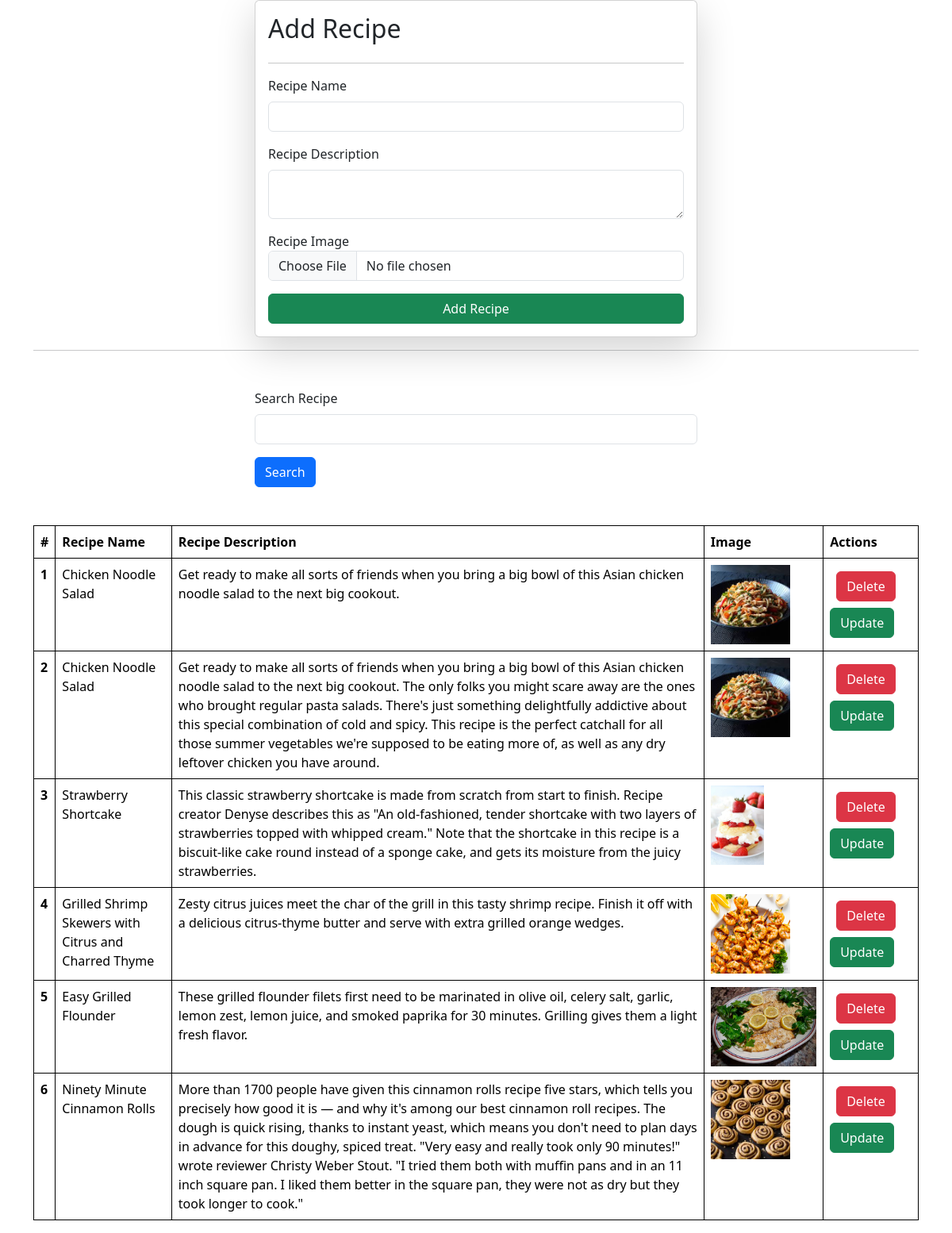
Screenshot of /recipe/ with the database file from the repository.
### recipe/models.py (models this page shows)
class Recipe(models.Model):
    recipe_name = models.CharField(max_length=100)
    recipe_description = models.TextField()
    recipe_image = models.ImageField(upload_to = 'recipe')

### recipe/views.py (the view, shortened to what this page needs)
# urls.py: path('', recipes, name = "recipes"),
def recipes(request):
   queryset = Recipe.objects.all()
   if request.GET.get('search'):
      queryset = queryset.filter(recipe_name__icontains = request.GET.get('search'))
   context = {'recipes': queryset}
   return render(request, 'recipe.html', context)

### recipe/templates/recipe.html (shortened to what this page needs)
{% extends "base.html" %}
{% block start %}
        <div class="container" mt-5>
            <form class="col-6 mx-auto card p-3 shadow-lg" method="post" enctype="multipart/form-data">
                <h2>Add Recipe</h2>
                <hr>
                <div class="mb-3">
                    <label for="exampleInputRecipeName" class="form-label">Recipe Name</label>
                    <input name="recipe_name" required type="text" class="form-control">
                </div>
                <div class="mb-3">
                    <label for="exampleInputRecipeDescription"  class="form-label">Recipe Description</label>
                    <textarea name="recipe_description" class="form-control" required></textarea>
                </div>
                <div class="mb-3">
                    <label for="exampleInputRecipeImage">Recipe Image</label>
                    <input name="recipe_image" type="file" class="form-control">
                </div>
                <button type="submit" class="btn btn-success">Add Recipe</button>
            </form>
            <hr>
            <div class="mt-5">
              <div class = "mx-auto col-6">
                <form>
                  <div class="mb-3">
                    <label for="exampleInputSearch" class="form-label">Search Recipe</label>
                    <input name="search" type="text" class="form-control">
                  </div>
                  <button type="submit" class="btn btn-primary">Search</button>
                </form>
              </div>
            </div>
            <table class="table mt-5">
                <thead>
                  <tr>
                    <th scope="col">#</th>
                    <th scope="col">Recipe Name</th>
                    <th scope="col">Recipe Description</th>
                    <th scope="col">Image</th>
                    <th scope="col">Actions</th>
                  </tr>
                </thead>
                <tbody>
                  {% for recipe in recipes %}
                  <tr>
                    <th scope="row">{{forloop.counter}}</th>
                    <td>{{recipe.recipe_name}}</td>
                    <td>{{recipe.recipe_description}}</td>
                    <td>
                        <img src="/media/{{recipe.recipe_image}}" style = "height:100px"></td>
                        <td>
                          <a href="delete-recipe/{{recipe.id}}" class="btn btn-danger m-2"> Delete </a>
                          <a href="update-recipe/{{recipe.id}}" class="btn btn-success"> Update </a>
                        </td>
                  </tr>
                  {% endfor %}
                </tbody>
              </table>
        </div>
{% endblock %}

### home/templates/base.html (shortened to what this page needs)
<!DOCTYPE html>
<html lang="en">
<head>
    <link href="https://cdn.jsdelivr.net/npm/bootstrap@5.3.3/dist/css/bootstrap.min.css" rel="stylesheet">
</head>
<body>
    {% block start %}
    {% endblock %}
</body>
</html>

### home/templates/base.html (style rules this page uses)
table, th, td { border: 1px solid black; }

### rows the page displays
Recipe: recipe_name "Chicken Noodle Salad", recipe_description "Get ready to make all sorts of friends when you bring a big bowl of this Asian chicken noodle salad to the next big cookout.", recipe_image (picture)
Recipe: recipe_name "Chicken Noodle Salad", recipe_description "Get ready to make all sorts of friends when you bring a big bowl of this Asian chicken noodle salad to the next big cookout. The only folks you might scare away are the ones who brought regular pasta salads. There's just something delightfully addictive about this special combination of cold and spicy. This recipe is the perfect catchall for all those summer vegetables we're supposed to be eating more of, as well as any dry leftover chicken you have around.", recipe_image (picture)
Recipe: recipe_name "Strawberry Shortcake", recipe_description "This classic strawberry shortcake is made from scratch from start to finish. Recipe creator Denyse describes this as \"An old-fashioned, tender shortcake with two layers of strawberries topped with whipped cream.\" Note that the shortcake in this recipe is a biscuit-like cake round instead of a sponge cake, and gets its moisture from the juicy strawberries.", recipe_image (picture)
Recipe: recipe_name "Grilled Shrimp Skewers with Citrus and Charred Thyme", recipe_description "Zesty citrus juices meet the char of the grill in this tasty shrimp recipe. Finish it off with a delicious citrus-thyme butter and serve with extra grilled orange wedges.", recipe_image (picture)
Recipe: recipe_name "Easy Grilled Flounder", recipe_description "These grilled flounder filets first need to be marinated in olive oil, celery salt, garlic, lemon zest, lemon juice, and smoked paprika for 30 minutes. Grilling gives them a light fresh flavor.", recipe_image (picture)
Recipe: recipe_name "Ninety Minute Cinnamon Rolls", recipe_description "More than 1700 people have given this cinnamon rolls recipe five stars, which tells you precisely how good it is — and why it's among our best cinnamon roll recipes. The dough is quick rising, thanks to instant yeast, which means you don't need to plan days in advance for this doughy, spiced treat. \"Very easy and really took only 90 minutes!\" wrote reviewer Christy Weber Stout. \"I tried them both with muffin pans and in an 11 inch square pan. I liked them better in the square pan, they were not as dry but they took longer to cook.\"", recipe_image (picture)
